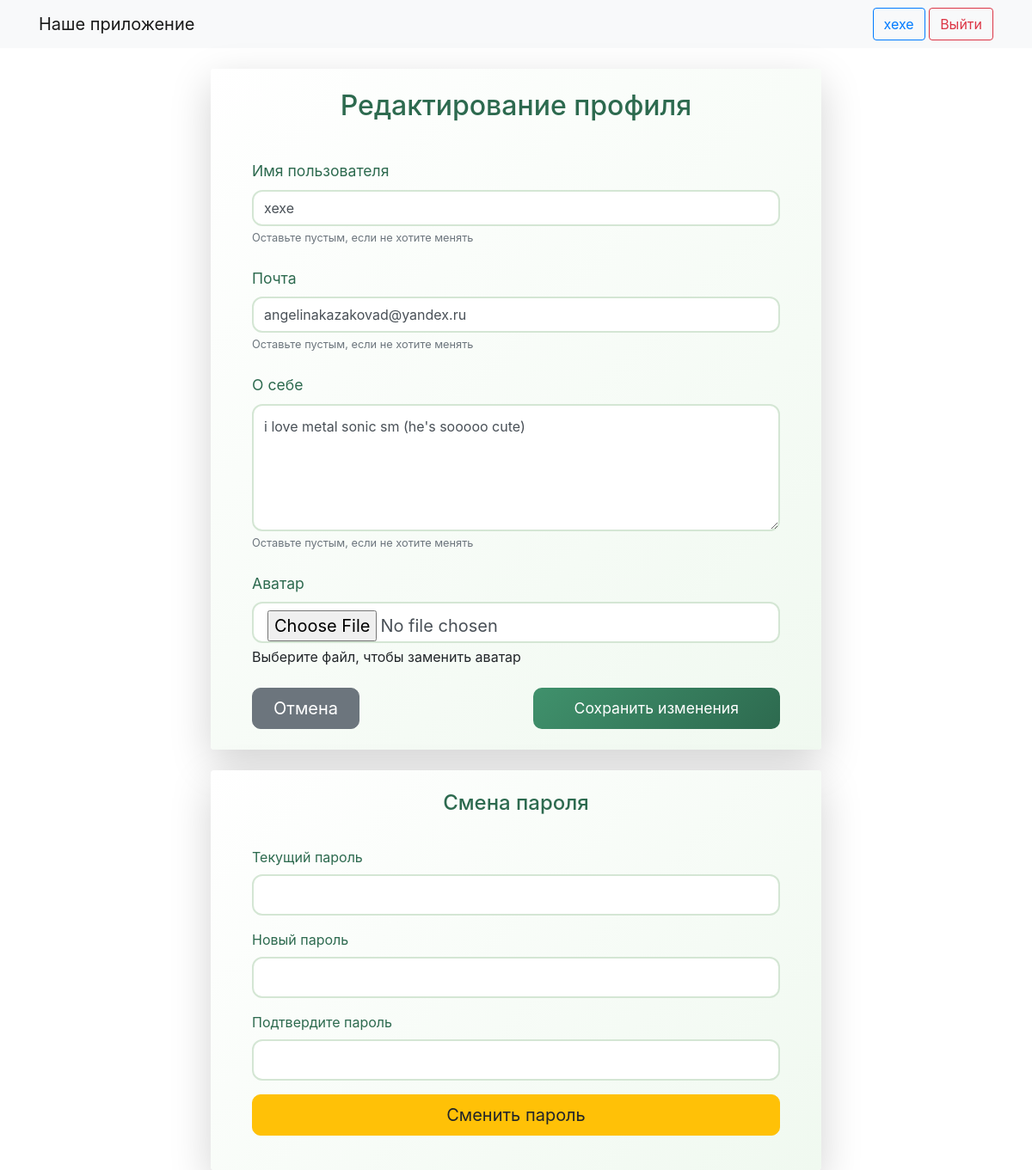
The app's page /edit_profile (signed in) with its own data.
### data/users.py (models this page shows, shortened)
class User(SqlAlchemyBase, UserMixin, SerializerMixin):
    __tablename__ = 'users'
    id = Column(Integer, primary_key=True, autoincrement=True)
    name = Column(String, nullable=True)
    about = Column(String, nullable=True)
    email = Column(String, index=True, unique=True, nullable=True)
    hashed_password = Column(String, nullable=True)
    created_date = Column(DateTime, default=datetime.datetime.now)
    news = orm.relationship("News", back_populates='user')
    avatar = Column(String, nullable=True, default='/static/default_avatar.png')

### main.py (the view, shortened to what this page needs)
@app.route('/edit_profile', methods=['GET', 'POST'])
@login_required
def edit_profile():
    form = ProfileForm()
    db_sess = db_session.create_session()
    user = db_sess.query(User).filter(User.id == current_user.id).first()
    if request.method == "GET":
        form.name.data = user.name
        form.email.data = user.email
        form.about.data = user.about
    return render_template('edit_profile.html', form=form, user=user)

### forms/ProfileForm.py
class ProfileForm(FlaskForm):
    name = StringField('Имя пользователя', validators=[Optional(), Length(min=2, max=50)])
    email = EmailField('Почта', validators=[Optional(), Email()])
    about = TextAreaField("О себе", validators=[Optional()])
    avatar = FileField('Аватар', validators=[Optional(), FileAllowed(['jpg', 'png', 'jpeg', 'gif'], 'Только изображения!')])
    submit = SubmitField('Сохранить изменения')

### data/db_session.py (called while the page is built)
def create_session() -> Session:
    global __factory
    return __factory()

### main.py (called while the page is built)
@login_manager.user_loader
def load_user(user_id):
    db_sess = db_session.create_session()
    return db_sess.get(User, user_id)

### templates/edit_profile.html (shortened to what this page needs)
{% extends "base.html" %}
{% block content %}
<div class="container mt-4">
    <div class="row justify-content-center">
        <div class="col-md-8">
            <div class="card border-0 shadow-lg mb-4" style="background: linear-gradient(135deg, #ffffff 0%, #f0f9f0 100%);">
                <div class="card-header bg-transparent border-0 pt-4">
                    <h2 class="text-center" style="color: #2d6a4f;">Редактирование профиля</h2>
                </div>
                <div class="card-body px-4 px-lg-5 py-4">
                    <form method="POST" enctype="multipart/form-data">
                        <div class="mb-4">
                            {{ form.name.label(class="form-label fw-semibold", style="color: #2d6a4f; font-size: 1.1rem;") }}
                            {{ form.name(class="form-control form-control-lg", style="border: 2px solid #d4e6d4; border-radius: 12px; font-size: 1rem; padding: 12px;") }}
                            <small class="text-muted">Оставьте пустым, если не хотите менять</small>
                        </div>
                        <div class="mb-4">
                            {{ form.email.label(class="form-label fw-semibold", style="color: #2d6a4f; font-size: 1.1rem;") }}
                            {{ form.email(class="form-control form-control-lg", style="border: 2px solid #d4e6d4; border-radius: 12px; font-size: 1rem; padding: 12px;") }}
                            <small class="text-muted">Оставьте пустым, если не хотите менять</small>
                        </div>
                        <div class="mb-4">
                            {{ form.about.label(class="form-label fw-semibold", style="color: #2d6a4f; font-size: 1.1rem;") }}
                            {{ form.about(class="form-control", rows="5", style="border: 2px solid #d4e6d4; border-radius: 12px; font-size: 1rem; padding: 12px;") }}
                            <small class="text-muted">Оставьте пустым, если не хотите менять</small>
                        </div>
                        <div class="mb-4">
                            {{ form.avatar.label(class="form-label fw-semibold", style="color: #2d6a4f; font-size: 1.1rem;") }}
                            {{ form.avatar(class="form-control form-control-lg", accept="image/*", style="border: 2px solid #d4e6d4; border-radius: 12px;") }}
                            <div class="form-text mt-1">Выберите файл, чтобы заменить аватар</div>
                        </div>
                        <div class="d-grid gap-2 d-md-flex justify-content-md-between mt-4">
                            <a href="{{ url_for('profile', user_id=current_user.id) }}" class="btn btn-secondary btn-lg px-4" style="border-radius: 10px;">
                                Отмена
                            </a>
                            {{ form.submit(class="btn btn-success btn-lg px-5", style="background: linear-gradient(135deg, #40916c 0%, #2d6a4f 100%); border: none; border-radius: 10px; font-size: 1.1rem;") }}
                        </div>
                    </form>
                </div>
            </div>
            <div class="card border-0 shadow-lg" style="background: linear-gradient(135deg, #ffffff 0%, #f0f9f0 100%);">
                <div class="card-header bg-transparent border-0 pt-4">
                    <h4 class="text-center mb-0" style="color: #2d6a4f;">Смена пароля</h4>
                </div>
                <div class="card-body px-4 px-lg-5 py-4">
                    <form id="passwordChangeForm">
                        <div class="mb-3">
                            <label class="form-label" style="color: #2d6a4f;">Текущий пароль</label>
                            <input type="password" name="current_password" class="form-control form-control-lg" required
                                   style="border: 2px solid #d4e6d4; border-radius: 12px;">
                        </div>
                        <div class="mb-3">
                            <label class="form-label" style="color: #2d6a4f;">Новый пароль</label>
                            <input type="password" name="new_password" class="form-control form-control-lg" required minlength="6"
                                   style="border: 2px solid #d4e6d4; border-radius: 12px;">
                        </div>
                        <div class="mb-3">
                            <label class="form-label" style="color: #2d6a4f;">Подтвердите пароль</label>
                            <input type="password" name="confirm_password" class="form-control form-control-lg" required
                                   style="border: 2px solid #d4e6d4; border-radius: 12px;">
                        </div>
                        <button type="submit" class="btn btn-warning w-100 btn-lg" style="border-radius: 10px;">
                            Сменить пароль
                        </button>
                    </form>
                </div>
            </div>
        </div>
    </div>
</div>
{% endblock %}

### templates/base.html (shortened to what this page needs)
<!doctype html>
<html lang="ru">
<head>
    <link rel="stylesheet"
          href="https://stackpath.bootstrapcdn.com/bootstrap/4.4.1/css/bootstrap.min.css"
>
</head>
<body>
<header>
    <nav class="navbar navbar-light bg-light">
        <div class="container">
            <a class="navbar-brand" href="/">Наше приложение</a>
            <div class="ml-auto">
                {% if current_user.is_authenticated %}
                    <a class="btn btn-outline-primary" href="{{ url_for('profile', user_id=current_user.id) }}">
                        {{ current_user.name }}
                    </a>
                    <a class="btn btn-outline-danger" href="/logout">Выйти</a>
                {% else %}
                    <a class="btn btn-primary" href="/register">Зарегистрироваться</a>
                    <a class="btn btn-success" href="/login">Войти</a>
                {% endif %}
            </div>
        </div>
    </nav>
</header>
<main role="main" class="container mt-4">
    {% block content %}{% endblock %}
</main>
</body>
</html>

### records on screen
User: name "xexe", email "angelinakazakovad@yandex.ru", about "i love metal sonic sm (he's sooooo cute)"
